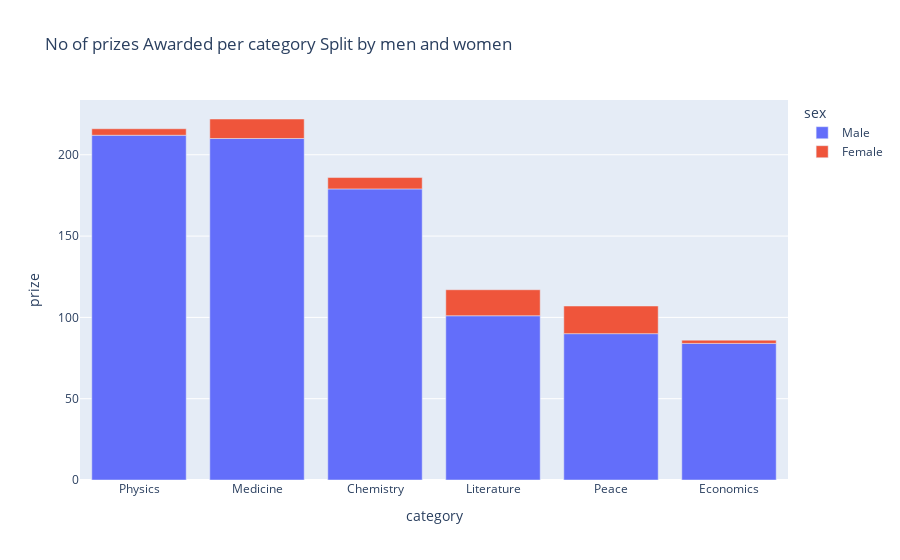

Here is the notebook cell this chart was saved with:
### Code cell
# lets plot it
fig = px.bar(group_nobel,
             x='category',
             y='prize',
             color='sex',
             title="No of prizes Awarded per category Split by men and women")

fig.show()

### Figure 1 — Plotly figure (JSON) as saved in the notebook; plotly's stock layout.template omitted (floating-point values rounded to 4 significant figures)
{"data": [{"hovertemplate": "sex=Male<br>category=%{x}<br>prize=%{y}<extra></extra>", "legendgroup": "Male", "marker": {"color": "#636efa", "pattern": {"shape": ""}}, "name": "Male", "orientation": "v", "showlegend": true, "textposition": "auto", "type": "bar", "x": ["Physics", "Medicine", "Chemistry", "Literature", "Peace", "Economics"], "xaxis": "x", "y": [212, 210, 179, 101, 90, 84], "yaxis": "y"}, {"hovertemplate": "sex=Female<br>category=%{x}<br>prize=%{y}<extra></extra>", "legendgroup": "Female", "marker": {"color": "#EF553B", "pattern": {"shape": ""}}, "name": "Female", "orientation": "v", "showlegend": true, "textposition": "auto", "type": "bar", "x": ["Peace", "Literature", "Medicine", "Chemistry", "Physics", "Economics"], "xaxis": "x", "y": [17, 16, 12, 7, 4, 2], "yaxis": "y"}], "layout": {"barmode": "relative", "legend": {"title": {"text": "sex"}, "tracegroupgap": 0}, "title": {"text": "No of prizes Awarded per category Split by men and women"}, "xaxis": {"anchor": "y", "domain": [0, 1], "title": {"text": "category"}}, "yaxis": {"anchor": "x", "domain": [0, 1], "title": {"text": "prize"}}}}
